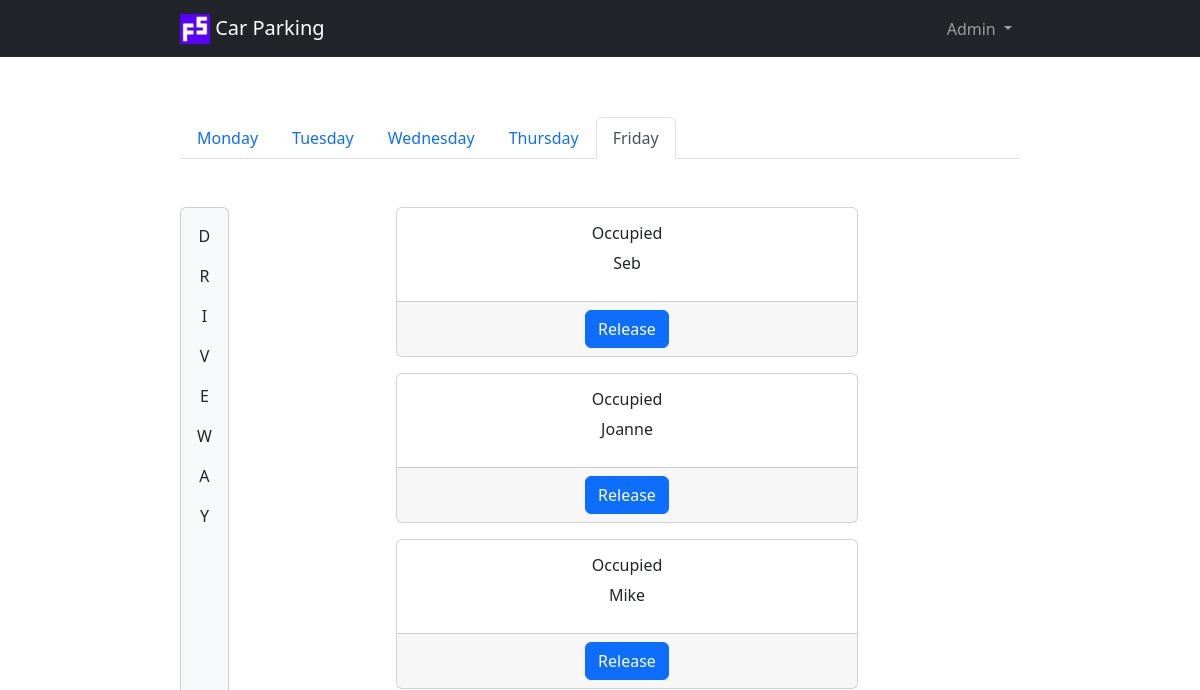
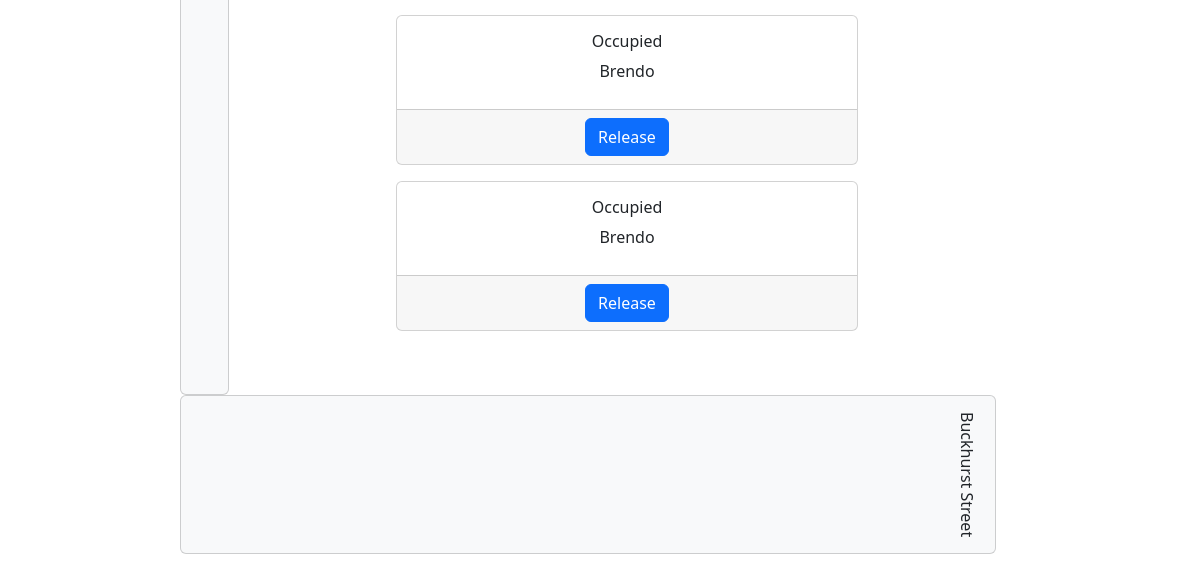
Before: / with the older database file (2 pictures, top to bottom).
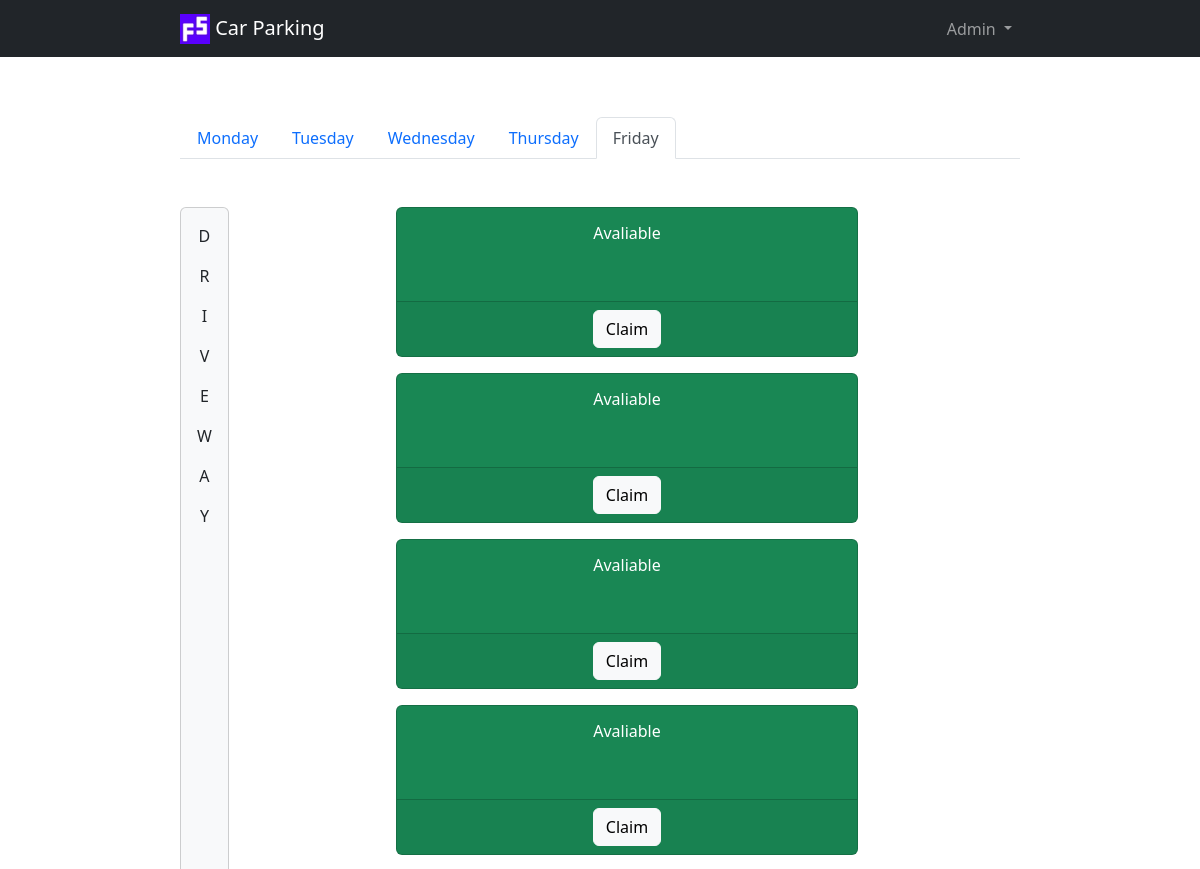
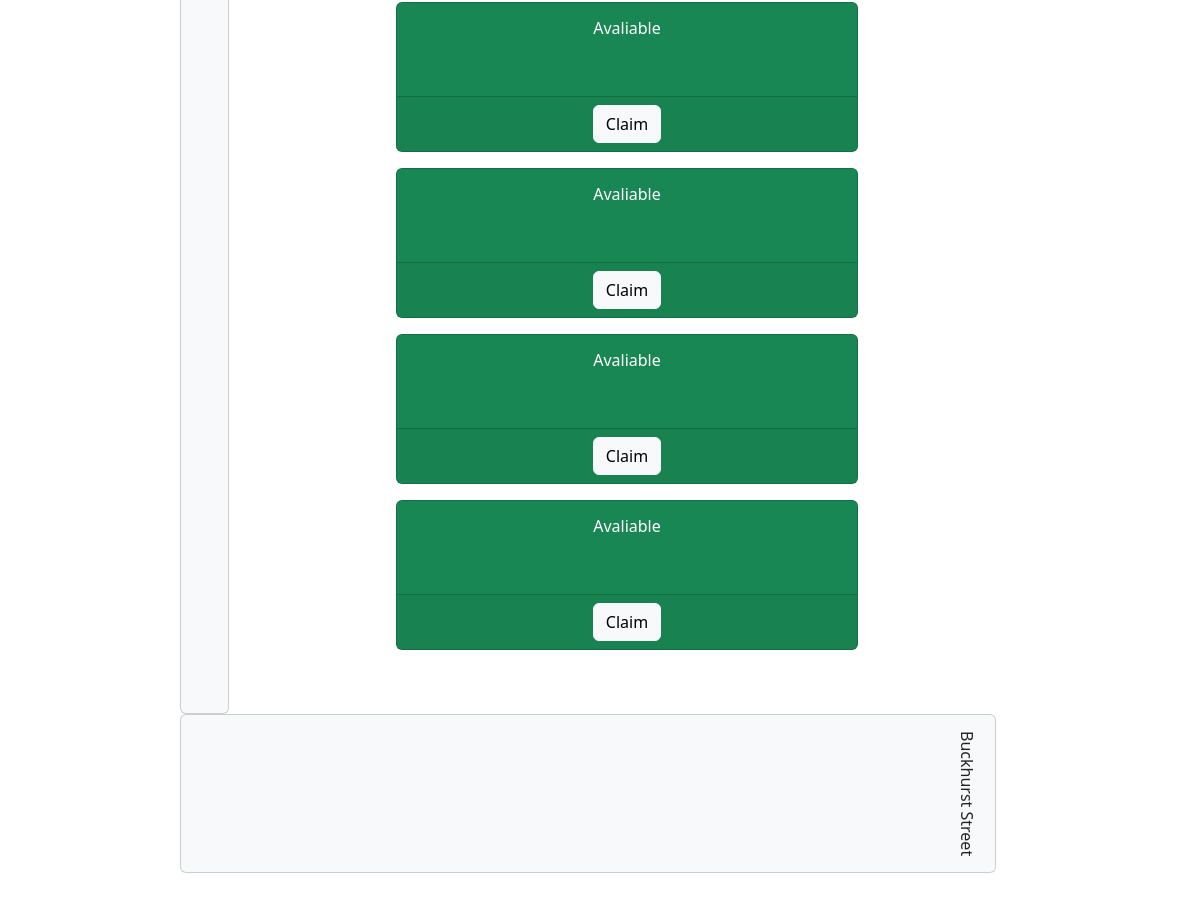
After: the same page with the newer database file (2 pictures, top to bottom).
### server.py (models this page shows)
class ParkingSpace(db.Model):
    __tablename__ = "parking_spaces"
    id = db.Column(db.Integer, primary_key=True)
    monday = db.Column(db.String(250), nullable=False)
    tuesday = db.Column(db.String(250), nullable=False)
    wednesday = db.Column(db.String(250), nullable=False)
    thursday = db.Column(db.String(250), nullable=False)
    friday = db.Column(db.String(250), nullable=False)
    owner_id = db.Column(db.Integer, db.ForeignKey("owners.id"))
    owner = relationship("Owner", back_populates="parking_spaces")

### server.py (the view)
@app.route("/")
def home():
    if request.args.get("day"):
        current_day = request.args.get("day")
    else:
        current_day = datetime.today().strftime('%A').lower()
    owners = Owner.query.all()
    spaces = ParkingSpace.query.all()
    return render_template("index.html", spaces=spaces, owners=owners, days=days, current_day=current_day)

### templates/index.html (shortened to what this page needs)
{% extends "base.html" %}
{% block content %}
<ul class="nav nav-tabs mb-5">
    {% for day in days %}
    {% if day == current_day %}
    <li class="nav-item">
        <a class="nav-link active" aria-current="page" href="{{ url_for('home', day=day) }}">{{ day.capitalize() }}</a>
    </li>
    {% else %}
    <li class="nav-item">
        <a class="nav-link" href="{{ url_for('home', day=day) }}">{{ day.capitalize() }}</a>
    </li>
    {% endif %}
    {% endfor %}
</ul>
<div class="row mb-5">
    <div class="col-3 d-xxl-none d-flex align-items-stretch">
        <div class="card bg-light">
            <div class="card-body text-center align-middle">
                <p>D</p>
                <p>R</p>
                <p>I</p>
                <p>V</p>
                <p>E</p>
                <p>W</p>
                <p>A</p>
                <p>Y</p>
            </div>
        </div>
    </div>
    <div class="col-9 col-xxl-12">
        <div class="row mb-5">
            {% for space in spaces %}
            <div class="col-9 col-xxl text-center">
                {% if space[current_day] == "" %}
                <div class="card spaces text-bg-success mb-3">
                    {% else %}
                    <div class="card spaces mb-3">
                        {% endif %}
                        <div class="card-body">
                            {% if space[current_day] == "" %}
                            <h5 class="card-title text-wrap">Avaliable</h5>
                            {% else %}
                            <h5 class="card-title text-wrap">Occupied</h5>
                            {% endif %}
                            <p class="card-text text-wrap">{{ space[current_day] }}</p>
                        </div>
                        <div class="card-footer text-center">
                            {% if space[current_day] != "" %}
                            <a href="{{ url_for('release_space', id=space.id, day=current_day) }}"
                                class="btn btn-primary">Release</a>
                            {% else %}
                            <button type="button" class="btn btn-light" data-bs-toggle="modal"
                                data-bs-target="#name{{ space.id }}" data-bs-whatever="@getbootstrap">Claim</button>
                            {% endif %}
                        </div>
                    </div>
                </div>
                {% endfor %}
            </div>
        </div>
        <div class="row mb-5 text-center d-xxl-none">
            <div class="col">
                <div class="card bg-light">
                    <div class="card-body mobile-driveway-text">
                        Buckhurst Street
                    </div>
                </div>
            </div>
        </div>
    </div>
    {% endblock %}

### templates/base.html (shortened to what this page needs)
<!DOCTYPE html>
<html>
<head>
    <link href="https://cdn.jsdelivr.net/npm/bootstrap@5.2.2/dist/css/bootstrap.min.css" rel="stylesheet"
>
    <link rel="stylesheet" href="/static/css/styles.css">
</head>
<body>
    <nav class="navbar navbar-expand-md navbar-dark bg-dark">
        <div class="container-fluid">
            <a class="navbar-brand" href="{{ url_for('home') }}">
                <img src="/static/images/logo_fs.jpg" alt="" width="30" height="30"
                    class="d-inline-block align-text-top">
                Car Parking
            </a>
            <div class="collapse navbar-collapse" id="navbar">
                <ul class="navbar-nav ms-auto">
                    <li class="nav-item dropdown">
                        <a class="nav-link dropdown-toggle" href="#" role="button" data-bs-toggle="dropdown"
                            aria-expanded="false">
                            Admin
                        </a>
                    </li>
                </ul>
            </div>
        </div>
    </nav>
    <main>
        <div class="container-fluid">
            {% block content %}
            {% endblock %}
        </div>
    </main>
</body>
</html>

### static/css/styles.css (style rules this page uses)
.container-fluid { padding: 5% 15%; }
.navbar .container-fluid { padding: 0% 15%; }
.card.spaces { height: 150px; }
.card-title { font-size: 1rem; }
.mobile-driveway-text { writing-mode: vertical-rl; text-orientation: mixed; }

Changed rows visible on the page:
removed ParkingSpace: shows "Occupied", friday "Joanne"
removed ParkingSpace: shows "Occupied", friday "Mike"
removed ParkingSpace: shows "Occupied", friday "Brendo"
removed ParkingSpace: shows "Occupied", friday "Brendo"
added ParkingSpace: friday "Avaliable"
changed ParkingSpace (number 2 of 8 on the later page): friday "Seb" → (not shown); friday "Occupied Release" → "Avaliable Claim"
added ParkingSpace: friday "Avaliable"
added ParkingSpace: friday "Avaliable"
added ParkingSpace: friday "Avaliable"
added ParkingSpace: friday "Avaliable"
added ParkingSpace: friday "Avaliable"
added ParkingSpace: friday "Avaliable"
